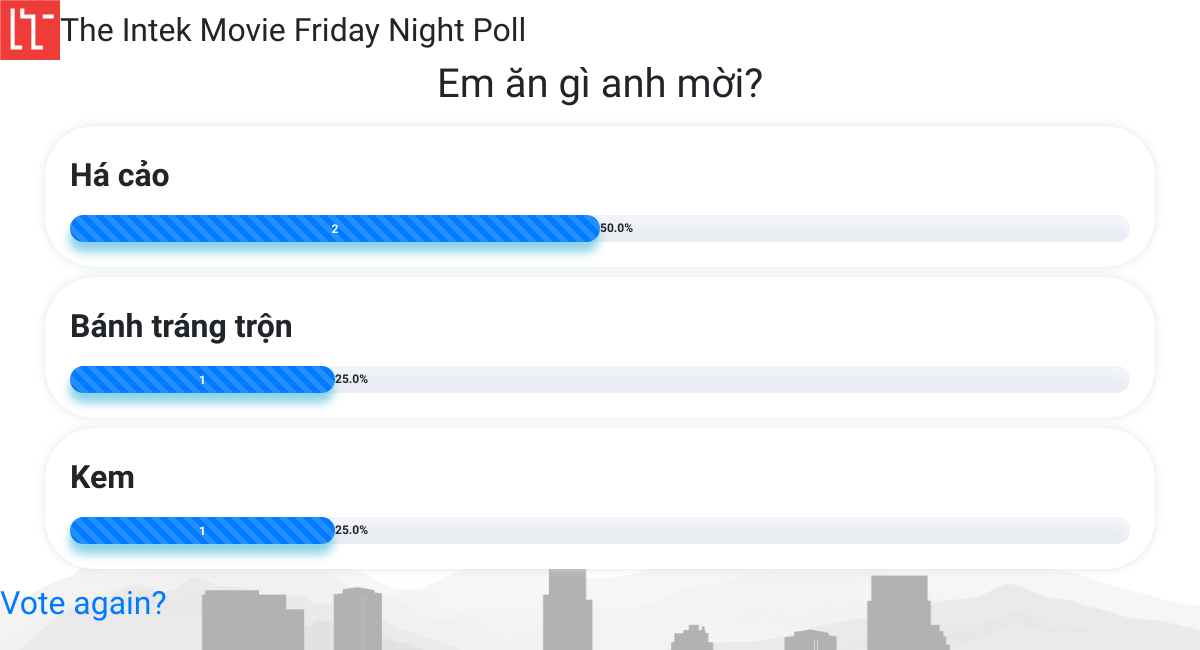
/1/results/, run on the app's committed database.
### IntekMovieFridayPoll/models.py (models this page shows, shortened)
class Question(models.Model):
    question_text = models.CharField(max_length=200)
    pub_date = models.DateTimeField('date published')
    votes = models.IntegerField(default=0)
    def was_published_recently(self):
        now = timezone.now()
        return now - datetime.timedelta(days=1) <= self.pub_date <= now
    was_published_recently.admin_order_field = 'pub_date'
    was_published_recently.boolean = True
    was_published_recently.short_description = 'Published recently?'

class Choice(models.Model):
    question = models.ForeignKey(Question, on_delete=models.CASCADE)
    choice_text = models.CharField(max_length=200)
    votes = models.IntegerField(default=0)
    ratio = models.FloatField(default=0)

### IntekMovieFridayPoll/views.py (the view)
# urls.py: path('<int:pk>/results/', views.ResultsView.as_view(), name='results'),
class ResultsView(generic.DetailView):
    model = Question
    template_name = 'IntekMovieFridayPoll/results.html'

### IntekMovieFridayPoll/templates/IntekMovieFridayPoll/results.html (shortened to what this page needs)
{% extends "IntekMovieFridayPoll/base.html" %}
{% block css %}
    <link rel="stylesheet" type="text/css" href="{{ STATIC_URL }}IntekMovieFridayPoll/results.css">
{% endblock %}
{% block content %}
    <h1 class="text-center">{{ question.question_text }}</h1>
    <div class="container">
        <div class="row">
            <div class="col-md-12">
                {% for choice in question.choice_set.all %}
                    <div class="progress-outer font-weight-bold">
                        <p>{{ choice.choice_text }}</p>
                        <div class="progress">
                            <div class="progress-bar progress-bar-info progress-bar-striped active"
                                 style="width:{{ choice.ratio }}%; box-shadow:-1px 10px 10px rgba(91, 192, 222, 0.7);">
                                {{ choice.votes }}
                            </div>
                            <div class="progress-value">{{ choice.ratio }}%</div>
                        </div>
                    </div>
                {% endfor %}
            </div>
        </div>
    </div>
    <a href="{% url 'IntekMovieFridayPoll:detail' question.id %}">Vote again?</a>
{% endblock content %}

### IntekMovieFridayPoll/static/IntekMovieFridayPoll/results.css (style rules this page uses)
.progress-outer { background: #fff; border-radius: 50px; padding: 25px; margin: 10px 0; box-shadow: 0 0 10px rgba(209, 219, 231, 0.7); }
.progress { height: 27px; margin: 0; overflow: visible; border-radius: 50px; background: #eaedf3; box-shadow: inset 0 10px 10px rgba(244, 245, 250, 0.9); }
.progress .progress-bar { border-radius: 50px; }
.progress .progress-value { line-height: 27px; }
.progress-bar.active { animation: reverse progress-bar-stripes 0.40s linear infinite, animate-positive 2s; }
body { background: white url("images/background.png") no-repeat center center fixed; background-size: cover; font-family: McLaren, sans-serif; font-size: 2rem; }

### data on the page
Question: question_text "Em ăn gì anh mời?"
Choice: choice_text "Há cảo", votes "2", ratio "50.0"
Choice: choice_text "Bánh tráng trộn", votes "1", ratio "25.0"
Choice: choice_text "Kem", votes "1", ratio "25.0"
